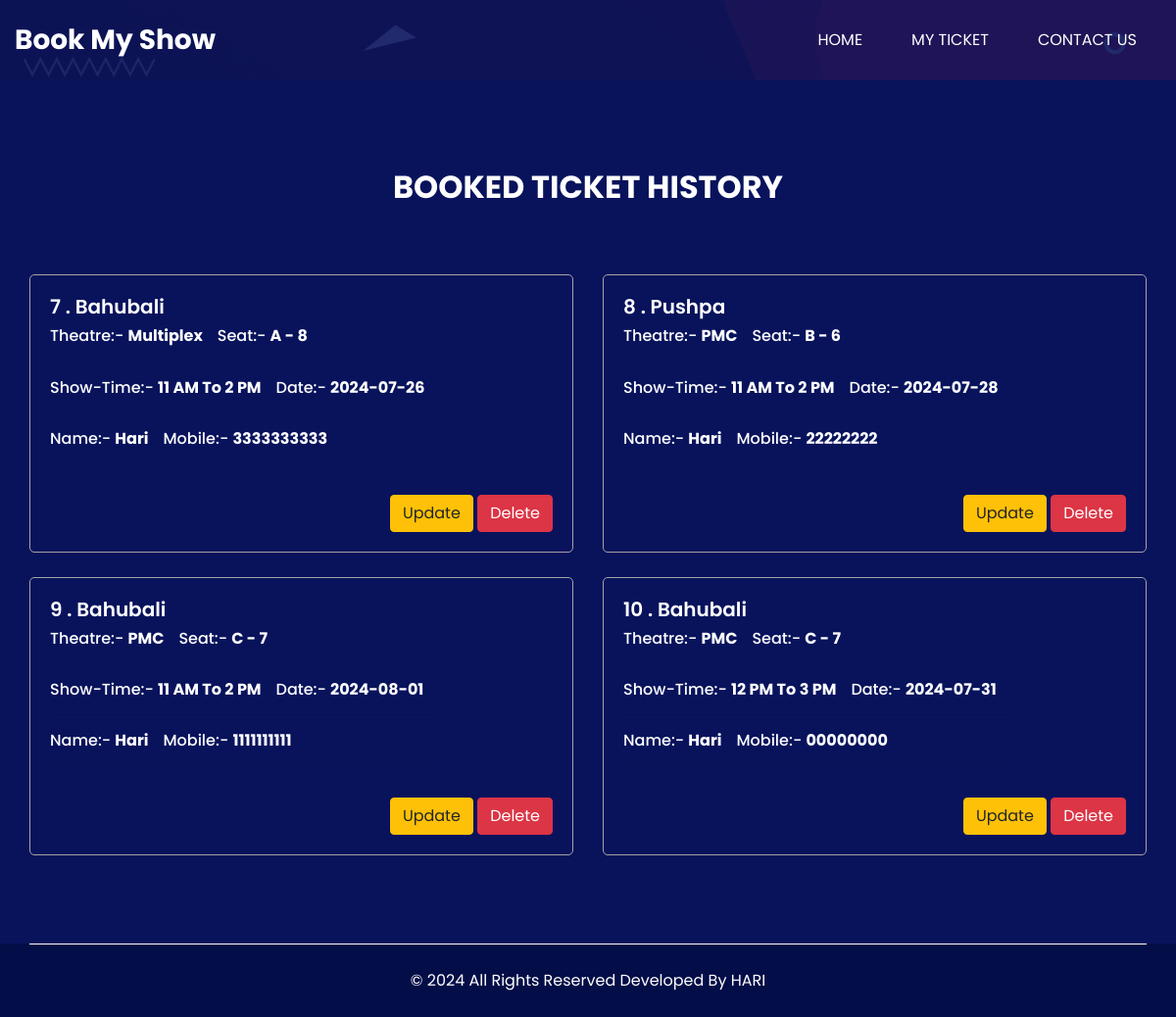
Screenshot of /bmsapp/myTicket with the database file from the repository.
### bmsapp/models.py (models this page shows)
class movieDetails(models.Model):
    movieName = models.CharField(max_length=50)
    cinemaTheatre = models.CharField(max_length=100)
    showTime = models.CharField(max_length=50)
    patronName = models.CharField(max_length=50)
    mobileNo = models.CharField(max_length=50)
    seatNo = models.CharField(max_length=50)
    seatSeries = models.CharField(max_length=10)
    movieDate = models.CharField(max_length=30)

### bmsapp/views.py (the view)
# urls.py: path('bmsapp/myTicket',views.myTicket,name='myTicket'),
def myTicket(request):
    myallDataList = movieDetails.objects.all().values()
    template = loader.get_template('MyTicket.html')
    context = {
        'myallDataList': myallDataList
    }
    return HttpResponse(template.render(context, request))

### bmsapp/templates/MyTicket.html (shortened to what this page needs)
{% load static %}
<html lang="en">
<head>
    <link rel="stylesheet" href="{% static 'css/responsive.css' %}">
    <link rel="stylesheet" type="text/css" href="{% static 'css/bootstrap.css' %}" />
    <link href="{% static 'font-awesome.min.css' %}" rel="stylesheet" />
    <link rel="stylesheet" href="https://cdnjs.cloudflare.com/ajax/libs/jquery-nice-select/1.1.0/css/nice-select.min.css" />
    <link href="{% static 'css/style.css' %}" rel="stylesheet" />
    <link href="{% static 'css/responsive.css' %}" rel="stylesheet" />
</head>
<body>
  <div class="hero_area">
    <header class="header_section">
      <div class="container-fluid">
        <nav class="navbar navbar-expand-lg custom_nav-container ">
          <a class="navbar-brand" href="#">
            <span>
              Book My Show
            </span>
          </a>
          <div class="collapse navbar-collapse" id="navbarSupportedContent">
            <ul class="navbar-nav  ml-auto">
              <li class="nav-item active">
                <a class="nav-link" href="{% url 'bmsapp' %}">Home</a>
              </li>
              <li class="nav-item">
                <a class="nav-link" href="{% url 'myTicket' %}">My Ticket</a>
              </li>
              <li class="nav-item">
                <a class="nav-link" href="contactUs"> Contact Us</a>
              </li>
            </ul>
          </div>
        </nav>
      </div>
    </header>
  </div>
  <section class="job_section layout_padding">
    <div class="container">
      <div class="heading_container heading_center">
        <h2>
          BOOKED TICKET HISTORY
        </h2>
      </div>
      <div class="job_container">
        <div class="row">
            {% for tkt in myallDataList %}
           <div class="col-lg-6">
            <div class="box">
              <div class="job_content-box">
                <div class="detail-box">
                  <h5>
                    {{tkt.id}} . {{tkt.movieName}}
                  </h5>
                  <div class="detail-info">
                    <h6>
                      Theatre:-
                      <span style="font-weight: bold;">
                        {{tkt.cinemaTheatre}}
                      </span>
                    </h6>
                    <h6>
                      Seat:-
                      <span style="font-weight: bold;">
                        {{tkt.seatSeries}} - {{tkt.seatNo}}
                      </span>
                    </h6>
                  </div><hr>
                  <div class="detail-info">
                  	<h6>
                      Show-Time:-
                      <span style="font-weight: bold;">
                        {{tkt.showTime}}
                      </span>
                    </h6>
                    <h6>
                      Date:-
                      <span style="font-weight: bold;">
                        {{tkt.movieDate}}
                      </span>
                    </h6>
                  </div><hr>
                  <div class="detail-info">
                    <h6>
                      Name:-
                      <span style="font-weight: bold;">
                        {{tkt.patronName}}
                      </span>
                    </h6>
                    <h6>
                      Mobile:-
                      <span style="font-weight: bold;">
                        {{tkt.mobileNo}}
                      </span>
                    </h6>
                  </div><hr>
                </div>
              </div>
              <div class="option-box">
                <a href="updateBooking/{{tkt.id}}" class="btn btn-warning">
                  Update
                </a>&nbsp;
                <a href="deleteBooking/{{tkt.id}}" class="btn btn-danger" onclick="return confirm('Do You Want To Delete ?')">
                  Delete
                </a>
              </div>
            </div>
          </div>
            {% endfor %}
        </div>
      </div>
    </div>
  </section>
  <footer class="footer_section">
    <div class="container">
      <p>
        &copy; <span id="displayYear"></span> All Rights Reserved
        <a href="#">Developed By HARI</a>
      </p>
    </div>
  </footer>
</body>
</html>

### bmsapp/static/css/responsive.css (style rules this page uses)
@media (max-width: 1200px) { .job_section .box .option-box { display: -webkit-box; display: -ms-flexbox; display: flex; margin-left: auto; margin-top: 15px; } }

### bmsapp/static/css/style.css (style rules this page uses)
body { font-family: 'Poppins', sans-serif; color: #0c0c0c; background-color: #ffffff; overflow-x: hidden; }
.layout_padding { padding: 90px 0; }
.heading_container { display: -webkit-box; display: -moz-box; display: -ms-flexbox; display: flex; -webkit-box-orient: vertical; -webkit-box-direction: normal; -moz-box-orient: vertical; -moz-box-direction: normal; -ms-flex-direction: column; flex-direction: column; -webkit-box-align: start; -moz-box-align: start; -ms-flex-align: start; align-items: flex-start; }
.heading_container h2 { position: relative; text-transform: uppercase; font-weight: bold; margin-bottom: 0; }
.heading_container.heading_center { -webkit-box-align: center; -moz-box-align: center; -ms-flex-align: center; align-items: center; text-align: center; }
a, a:hover, a:focus { text-decoration: none; }
.btn, .btn:focus { outline: none !important; -webkit-box-shadow: none; box-shadow: none; }
.hero_area { position: relative; display: -webkit-box; display: -moz-box; display: -ms-flexbox; display: flex; -webkit-box-orient: vertical; -webkit-box-direction: normal; -moz-box-orient: vertical; -moz-box-direction: normal; -ms-flex-direction: column; flex-direction: column; background-image: -webkit-gradient(linear, left top, right top, from(rgba(8, 19, 92, 0.9)), to(rgba(8, 19, 92, 0.9))), url(../images/slider-bg.jpg); background-image: -webkit-linear-gradient(left, rgba(8, 19, 92, 0.9), rgba(8, 19, 92, 0.9)), url(../images/slider-bg.jpg); background-image: -moz-linear-gradient(left, rgba(8, 19, 92, 0.9), rgba(8, 19, 92, 0.9)), url(../images/slider-bg.jpg); background-image: -o-linear-gradient(left, rgba(8, 19, 92, 0.9), rgba(8, 19, 92, 0.9)), url(../images/slider-bg.jpg); background-image: linear-gradient(to right, rgba(8, 19, 92, 0.9), rgba(8, 19, 92, 0.9)), url(../images/slider-bg.jpg); background-size: cover; }
.header_section { padding: 15px 0; }
.navbar-brand { margin: 0; }
.navbar-brand span { font-size: 28px; font-weight: bold; color: #ffffff; }
.custom_nav-container { padding: 0; }
.custom_nav-container .navbar-nav { -webkit-box-align: center; -moz-box-align: center; -ms-flex-align: center; align-items: center; }
.custom_nav-container .navbar-nav .nav-item .nav-link { padding: 10px 25px; color: #ffffff; text-align: center; text-transform: uppercase; }
.job_section { background-color: #08135c; color: #ffffff; }
.job_section .heading_container { margin-bottom: 15px; }
.job_section .job_container { margin-top: 45px; }
.job_section .box { display: -webkit-box; display: -moz-box; display: -ms-flexbox; display: flex; -webkit-box-orient: vertical; -webkit-box-direction: normal; -moz-box-orient: vertical; -moz-box-direction: normal; -ms-flex-direction: column; flex-direction: column; padding: 20px; border: 1px solid #a4a4a4; margin-top: 25px; -webkit-transition: all .3s; -o-transition: all .3s; -moz-transition: all .3s; transition: all .3s; border-radius: 5px; }
.job_section .box .job_content-box { display: -webkit-box; display: -moz-box; display: -ms-flexbox; display: flex; -webkit-box-align: center; -moz-box-align: center; -ms-flex-align: center; align-items: center; }
.job_section .box .detail-box h5 { font-weight: 600; }
.job_section .box .detail-box .detail-info { display: -webkit-box; display: -moz-box; display: -ms-flexbox; display: flex; }
.job_section .box .detail-box .detail-info h6 { margin: 0; margin-right: 15px; }
.job_section .box .option-box { display: -webkit-box; display: -moz-box; display: -ms-flexbox; display: flex; margin-left: auto; }
.footer_section { position: relative; background-color: #030d47; text-align: center; }
.footer_section p { border-top: 1px solid #ffffff; color: #ffffff; padding: 25px 0; margin: 0; }
.footer_section p a { color: inherit; }

### rows the page displays
movieDetails: id "7", movieName "Bahubali", cinemaTheatre "Multiplex", seatSeries "A", seatNo "8", showTime "11 AM To 2 PM", movieDate "2024-07-26", patronName "Hari", mobileNo "3333333333"
movieDetails: id "8", movieName "Pushpa", cinemaTheatre "PMC", seatSeries "B", seatNo "6", showTime "11 AM To 2 PM", movieDate "2024-07-28", patronName "Hari", mobileNo "22222222"
movieDetails: id "9", movieName "Bahubali", cinemaTheatre "PMC", seatSeries "C", seatNo "7", showTime "11 AM To 2 PM", movieDate "2024-08-01", patronName "Hari", mobileNo "1111111111"
movieDetails: id "10", movieName "Bahubali", cinemaTheatre "PMC", seatSeries "C", seatNo "7", showTime "12 PM To 3 PM", movieDate "2024-07-31", patronName "Hari", mobileNo "00000000"
